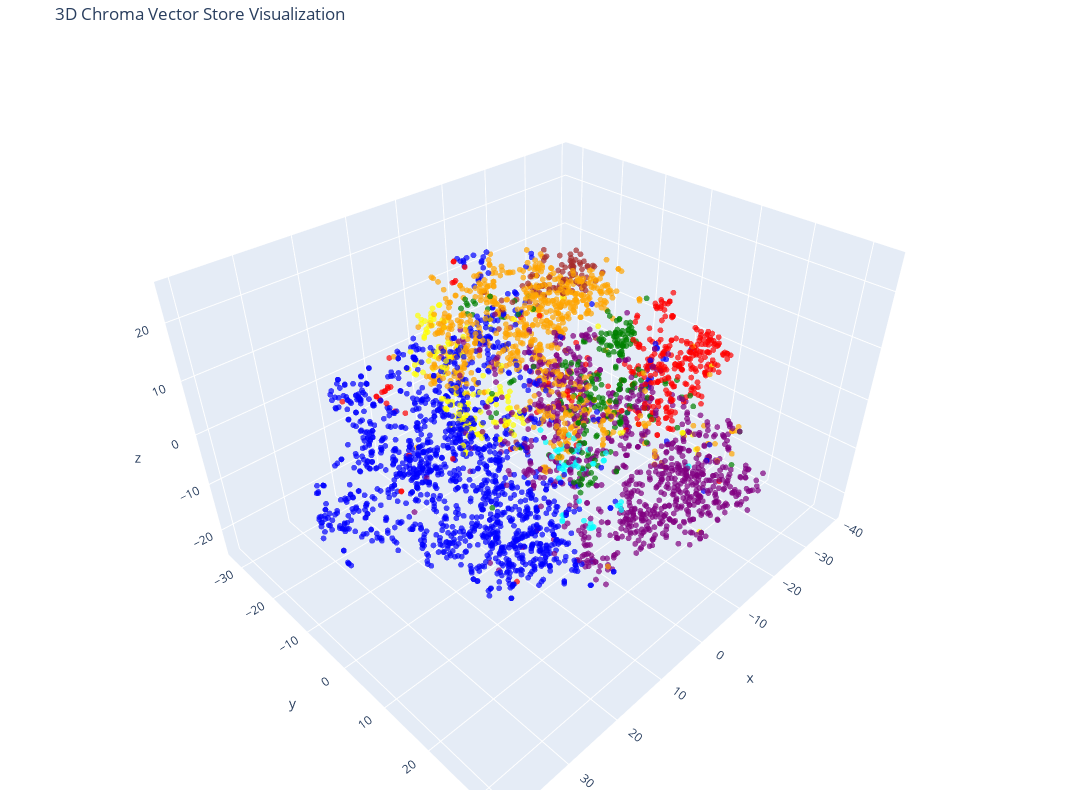

The cell this chart's notebook holds for it:
### Code cell
# Create the 3D scatter plot
fig = go.Figure(data=[go.Scatter3d(
    x=reduced_vectors[:, 0],
    y=reduced_vectors[:, 1],
    z=reduced_vectors[:, 2],
    mode='markers',
    marker=dict(size=2, color=colors, opacity=0.7),
    text=[f"Category: {c}<br>Text: {d[:50]}..." for c, d in zip(categories, documents)],
    hoverinfo='text'
)])

fig.update_layout(
    title='3D Chroma Vector Store Visualization',
    scene=dict(xaxis_title='x', yaxis_title='y', zaxis_title='z'),
    width=1200,
    height=800,
    margin=dict(r=20, b=10, l=10, t=40)
)

fig.show()

### Figure 1 — Plotly figure (JSON) as saved in the notebook; plotly's stock layout.template omitted (floating-point values rounded to 4 significant figures; data arrays with more than 128 entries replaced by an {"elided": "..."} marker saying what was removed)
{"data": [{"hoverinfo": "text", "marker": {"color": {"elided": "4000 str values"}, "opacity": 0.7, "size": 2}, "mode": "markers", "text": {"elided": "4000 str values"}, "type": "scatter3d", "x": {"elided": "4000 float values"}, "y": {"elided": "4000 float values"}, "z": {"elided": "4000 float values"}}], "layout": {"height": 800, "margin": {"b": 10, "l": 10, "r": 20, "t": 40}, "scene": {"xaxis": {"title": {"text": "x"}}, "yaxis": {"title": {"text": "y"}}, "zaxis": {"title": {"text": "z"}}}, "title": {"text": "3D Chroma Vector Store Visualization"}, "width": 1200}}
